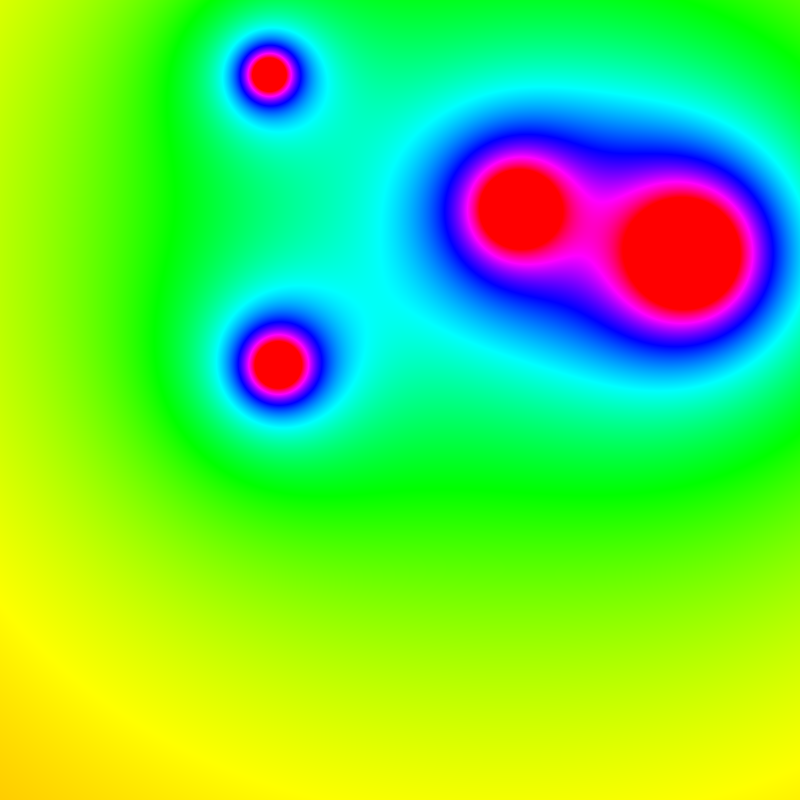
Frame 1 (no input)
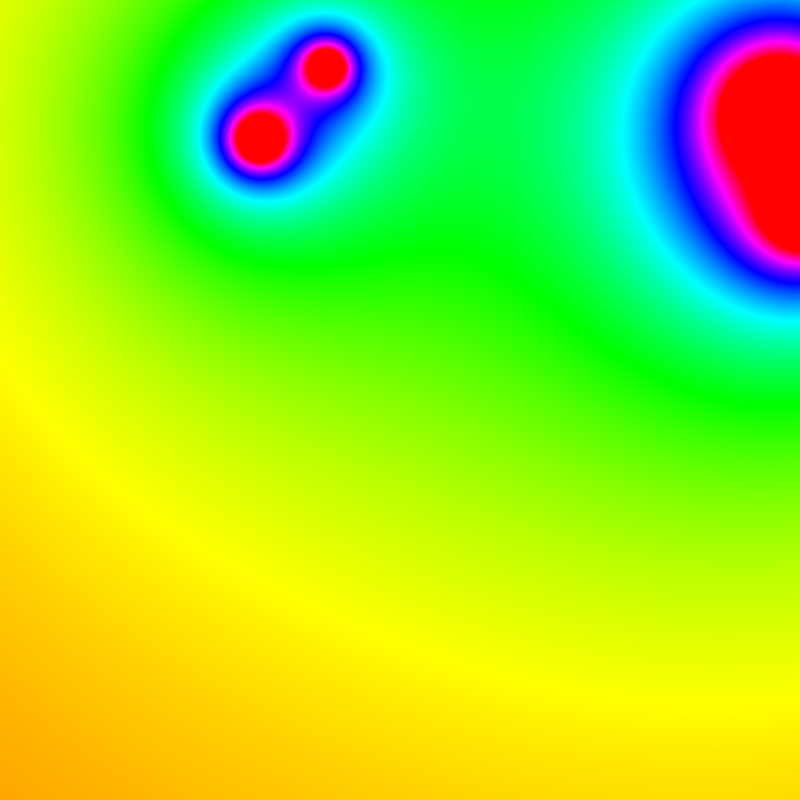
Frame 60 (the mouse pressed at the canvas centre just before this capture)
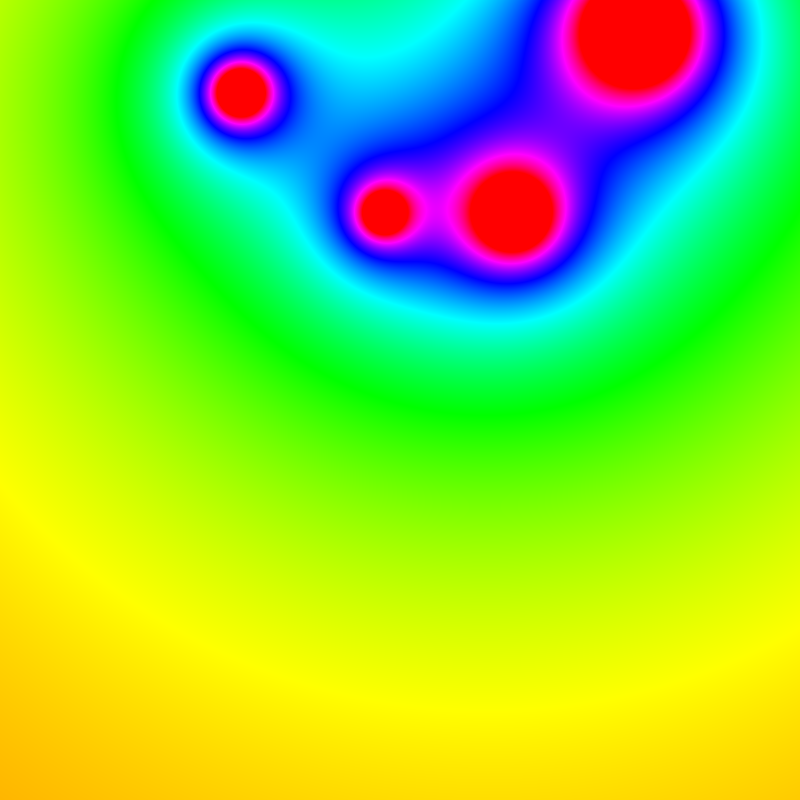
Frame 120 (the mouse held since frame 60 and released just before this capture)

The Processing sketch that drew these frames (run headless with seeded random() and noise(); from frame 60 on, the mouse is pressed at the canvas centre):

// Processing sketch: metaballs
// ── metaballs.pde
Blob[] blobs = new Blob[4];

void setup() {
  size(800, 800);
  colorMode(HSB);
  for (int i = 0; i < blobs.length; i++) {
    blobs[i] = new Blob(random(width), random(height));
  }
}

void draw() {
  background(36);

  loadPixels();

  for (int x = 0; x < width; x++) {
    for (int y = 0; y < height; y++) {
      int index = x + y * width;

      float sum = 0;
      for (Blob b: blobs) {
        float d = dist(x, y, b.pos.x, b.pos.y);
        sum += 300 * b.r/d;
      }

      pixels[index] = color(sum, 255, 255);
    }
  }

  updatePixels();

  for (int i = 0; i < blobs.length; i++) {
    // blobs[i].show();
    blobs[i].update();
  }
}

// ── Blob.pde
class Blob {
  PVector pos;
  float r;
  PVector vel;

  public Blob(float x, float y) {
    pos = new PVector(x,y);
    vel = PVector.random2D();
    vel.mult(random(2, 5));
    r = random(10, 60);
  }

  void update() {
    pos.add(vel);

    if (pos.x > width || pos.x < 0) {
      vel.x *= -1;
    }
    if (pos.y > height || pos.y < 0) {
      vel.y *= -1;
    }
  }

  void show() {
    noFill();
    stroke(0);
    strokeWeight(4);
    ellipse(pos.x, pos.y, r*2, r*2);
  }
}
